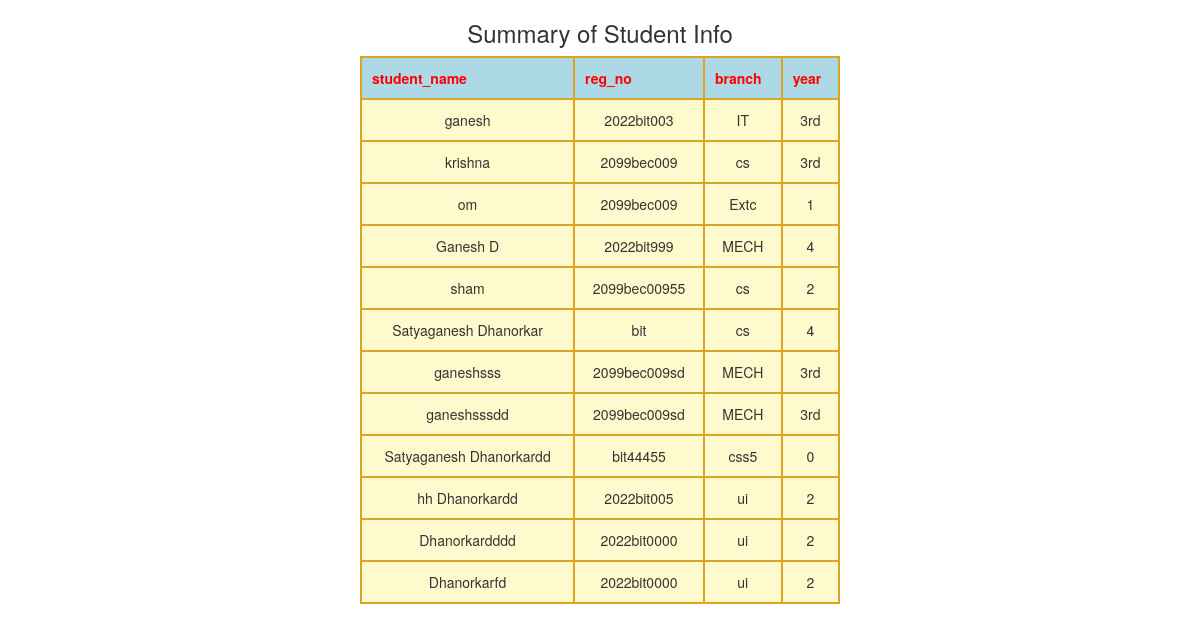
Screenshot of /studentrecord/ with the database file from the repository.
### student/models.py (models this page shows, shortened)
class students(models.Model):
    student_name=models.CharField(primary_key=True,max_length=50)
    reg_no=models.CharField(max_length=50)
    branch=models.CharField(max_length=50)
    year=models.CharField(max_length=50)

### student/views.py (the view)
# urls.py: path(r'studentrecord/', studentinfo_view),
def studentinfo_view(request):
    stud_record =students.objects.all()
    return render(request,'studentrecord.html',{'stud':stud_record})

### templates/studentrecord.html (shortened to what this page needs)
<!DOCTYPE html>
<html lang="en">
<head>
    <link rel="stylesheet" href="https://maxcdn.bootstrapcdn.com/bootstrap/3.3.7/css/bootstrap.min.css" />
</head>
<body>
    <h3 align="center">Summary of Student Info</h3>
    <table align="center" class="myTable">
        <tr>
            <th>student_name</th>
            <th>reg_no</th>
            <th>branch</th>
            <th>year</th>
        </tr>
        {% for entry in stud %}
        <tr>
            <td align="center">{{ entry.student_name }}</td>
            <td align="center">{{ entry.reg_no }}</td>
            <td align="center">{{ entry.branch }}</td>
            <td align="center">{{ entry.year }}</td>
        </tr>
        {% endfor %}
    </table>
</body>
</html>

### templates/studentrecord.html (style rules this page uses)
.myTable { width: 40%; text-align: left; background-color: lemonchiffon; border-collapse: collapse; }
.myTable th { background-color: lightblue; color: red; }
.myTable td, .myTable th { padding: 10px; border: 2px solid goldenrod; }

### rows the page displays
students: student_name "ganesh", reg_no "2022bit003", branch "IT", year "3rd"
students: student_name "krishna", reg_no "2099bec009", branch "cs", year "3rd"
students: student_name "om", reg_no "2099bec009", branch "Extc", year "1"
students: student_name "Ganesh D", reg_no "2022bit999", branch "MECH", year "4"
students: student_name "sham", reg_no "2099bec00955", branch "cs", year "2"
students: student_name "Satyaganesh Dhanorkar", reg_no "bit", branch "cs", year "4"
students: student_name "ganeshsss", reg_no "2099bec009sd", branch "MECH", year "3rd"
students: student_name "ganeshsssdd", reg_no "2099bec009sd", branch "MECH", year "3rd"
students: student_name "Satyaganesh Dhanorkardd", reg_no "bit44455", branch "css5", year "0"
students: student_name "hh Dhanorkardd", reg_no "2022bit005", branch "ui", year "2"
students: student_name "Dhanorkardddd", reg_no "2022bit0000", branch "ui", year "2"
students: student_name "Dhanorkarfd", reg_no "2022bit0000", branch "ui", year "2"
